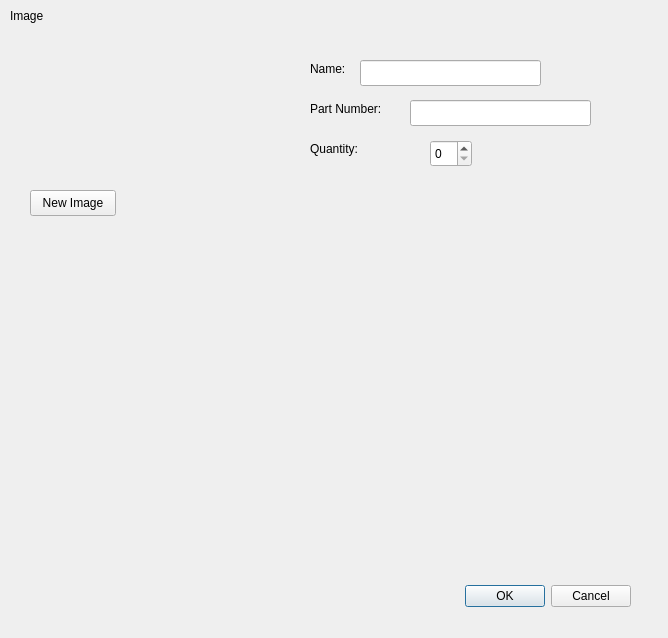
<?xml version="1.0" encoding="UTF-8"?>
<ui version="4.0">
 <class>Add_Item_Dialog</class>
 <widget class="QDialog" name="Add_Item_Dialog">
  <property name="geometry">
   <rect>
    <x>0</x>
    <y>0</y>
    <width>668</width>
    <height>638</height>
   </rect>
  </property>
  <property name="windowTitle">
   <string>Dialog</string>
  </property>
  <widget class="QDialogButtonBox" name="buttonBox">
   <property name="geometry">
    <rect>
     <x>290</x>
     <y>580</y>
     <width>341</width>
     <height>32</height>
    </rect>
   </property>
   <property name="orientation">
    <enum>Qt::Orientation::Horizontal</enum>
   </property>
   <property name="standardButtons">
    <set>QDialogButtonBox::StandardButton::Cancel|QDialogButtonBox::StandardButton::Ok</set>
   </property>
  </widget>
  <widget class="QLabel" name="Name">
   <property name="geometry">
    <rect>
     <x>310</x>
     <y>60</y>
     <width>58</width>
     <height>18</height>
    </rect>
   </property>
   <property name="text">
    <string>Name: </string>
   </property>
  </widget>
  <widget class="QLineEdit" name="edit_name">
   <property name="geometry">
    <rect>
     <x>360</x>
     <y>60</y>
     <width>181</width>
     <height>26</height>
    </rect>
   </property>
  </widget>
  <widget class="QLabel" name="Part_Number">
   <property name="geometry">
    <rect>
     <x>310</x>
     <y>100</y>
     <width>91</width>
     <height>18</height>
    </rect>
   </property>
   <property name="text">
    <string>Part Number:</string>
   </property>
  </widget>
  <widget class="QLineEdit" name="edit_part_num">
   <property name="geometry">
    <rect>
     <x>410</x>
     <y>100</y>
     <width>181</width>
     <height>26</height>
    </rect>
   </property>
  </widget>
  <widget class="QLabel" name="Quantity">
   <property name="geometry">
    <rect>
     <x>310</x>
     <y>140</y>
     <width>61</width>
     <height>18</height>
    </rect>
   </property>
   <property name="text">
    <string>Quantity: </string>
   </property>
  </widget>
  <widget class="QLabel" name="Image">
   <property name="geometry">
    <rect>
     <x>10</x>
     <y>0</y>
     <width>61</width>
     <height>31</height>
    </rect>
   </property>
   <property name="text">
    <string>Image</string>
   </property>
  </widget>
  <widget class="QPushButton" name="Select_Image">
   <property name="geometry">
    <rect>
     <x>30</x>
     <y>190</y>
     <width>86</width>
     <height>26</height>
    </rect>
   </property>
   <property name="text">
    <string>New Image</string>
   </property>
  </widget>
  <widget class="QLabel" name="Image_Label">
   <property name="geometry">
    <rect>
     <x>10</x>
     <y>30</y>
     <width>151</width>
     <height>101</height>
    </rect>
   </property>
   <property name="text">
    <string/>
   </property>
  </widget>
  <widget class="QSpinBox" name="edit_quantity">
   <property name="geometry">
    <rect>
     <x>430</x>
     <y>140</y>
     <width>42</width>
     <height>27</height>
    </rect>
   </property>
  </widget>
 </widget>
 <resources/>
 <connections>
  <connection>
   <sender>buttonBox</sender>
   <signal>accepted()</signal>
   <receiver>Add_Item_Dialog</receiver>
   <slot>accept()</slot>
   <hints>
    <hint type="sourcelabel">
     <x>248</x>
     <y>254</y>
    </hint>
    <hint type="destinationlabel">
     <x>157</x>
     <y>274</y>
    </hint>
   </hints>
  </connection>
  <connection>
   <sender>buttonBox</sender>
   <signal>rejected()</signal>
   <receiver>Add_Item_Dialog</receiver>
   <slot>reject()</slot>
   <hints>
    <hint type="sourcelabel">
     <x>316</x>
     <y>260</y>
    </hint>
    <hint type="destinationlabel">
     <x>286</x>
     <y>274</y>
    </hint>
   </hints>
  </connection>
 </connections>
</ui>
